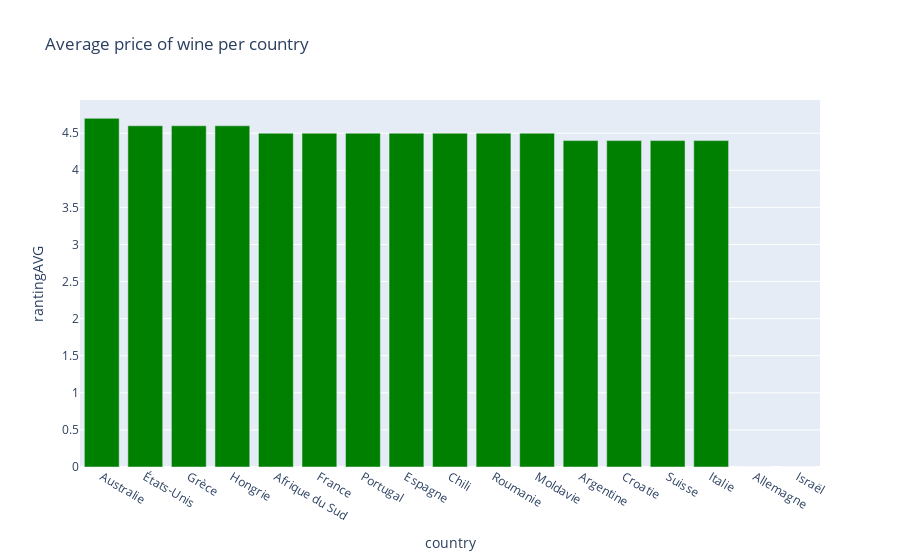

Here is the notebook cell this chart was saved with:
### Code cell
import pandas as pd
import plotly.express as px

df5 = pd.read_csv('data/priceAVG_per_country.csv', encoding='latin1')
df5.sort_values('rantingAVG', ascending=False, inplace=True)
fig4 = px.bar(df5, x='country', y='rantingAVG', color_discrete_sequence=['green'], title='Average price of wine per country')
fig4.show()

### Figure 1 — Plotly figure (JSON) as saved in the notebook; plotly's stock layout.template omitted (floating-point values rounded to 4 significant figures)
{"data": [{"alignmentgroup": "True", "hovertemplate": "country=%{x}<br>rantingAVG=%{y}<extra></extra>", "legendgroup": "", "marker": {"color": "green", "pattern": {"shape": ""}}, "name": "", "offsetgroup": "", "orientation": "v", "showlegend": false, "textposition": "auto", "type": "bar", "x": ["Australie", "États-Unis", "Grèce", "Hongrie", "Afrique du Sud", "France", "Portugal", "Espagne", "Chili", "Roumanie", "Moldavie", "Argentine", "Croatie", "Suisse", "Italie", "Allemagne", "Israël"], "xaxis": "x", "y": [4.7, 4.6, 4.6, 4.6, 4.5, 4.5, 4.5, 4.5, 4.5, 4.5, 4.5, 4.4, 4.4, 4.4, 4.4, 0, 0], "yaxis": "y"}], "layout": {"barmode": "relative", "legend": {"tracegroupgap": 0}, "title": {"text": "Average price of wine per country"}, "xaxis": {"anchor": "y", "domain": [0, 1], "title": {"text": "country"}}, "yaxis": {"anchor": "x", "domain": [0, 1], "title": {"text": "rantingAVG"}}}}
